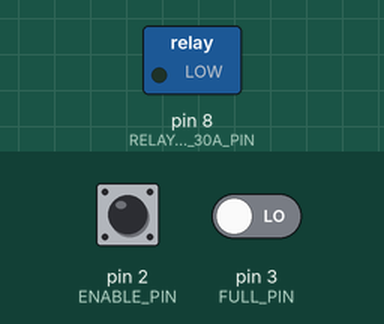
This sketch was run on a simulated Arduino Uno, built with avr-gcc and run on an emulated ATmega328P. Parts: switched loads named in the sketch (green lamp = pin HIGH). The test bench sets the inputs (shaded band); at power-on: pin 3 (FULL_PIN) LOW, pin 2 (ENABLE_PIN) HIGH.

Above: at 1.2 s.
1.3 s: pin 3 (FULL_PIN) driven HIGH
At 2.5 s:
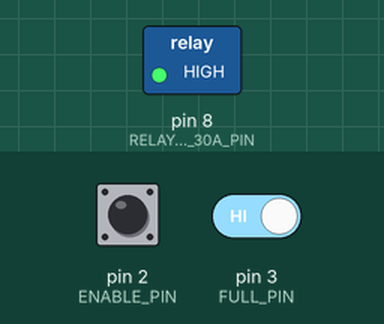
Timing chart, 0 to 4.3 s (numbered marks = the images above; inputs shaded):
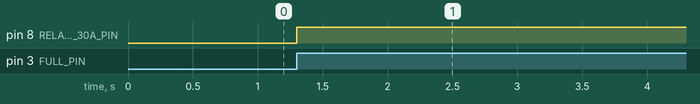

The sketch:

SimplePumpControl.ino
```cpp
// (licence header left out)
const int ENABLE_PIN = 2;
const int FULL_PIN = 3;
const int RELAY_115V_30A_PIN = 8;

void setup() {
  pinMode(ENABLE_PIN, INPUT);
  pinMode(FULL_PIN, INPUT);
  pinMode(RELAY_115V_30A_PIN, OUTPUT);
}

void loop() {
  if ( digitalRead(FULL_PIN) ) {
    digitalWrite(RELAY_115V_30A_PIN, HIGH);
  } else if ( !digitalRead(ENABLE_PIN) ) {
    digitalWrite(RELAY_115V_30A_PIN, LOW);
  }
}

/* Created and copyrighted by Zachary J. Fields. Offered as open source under the MIT License (MIT). */
```

Measured:
- after the input at 1.3 s, pin 8 (RELAY_115V_30A_PIN): LOW → HIGH at once
